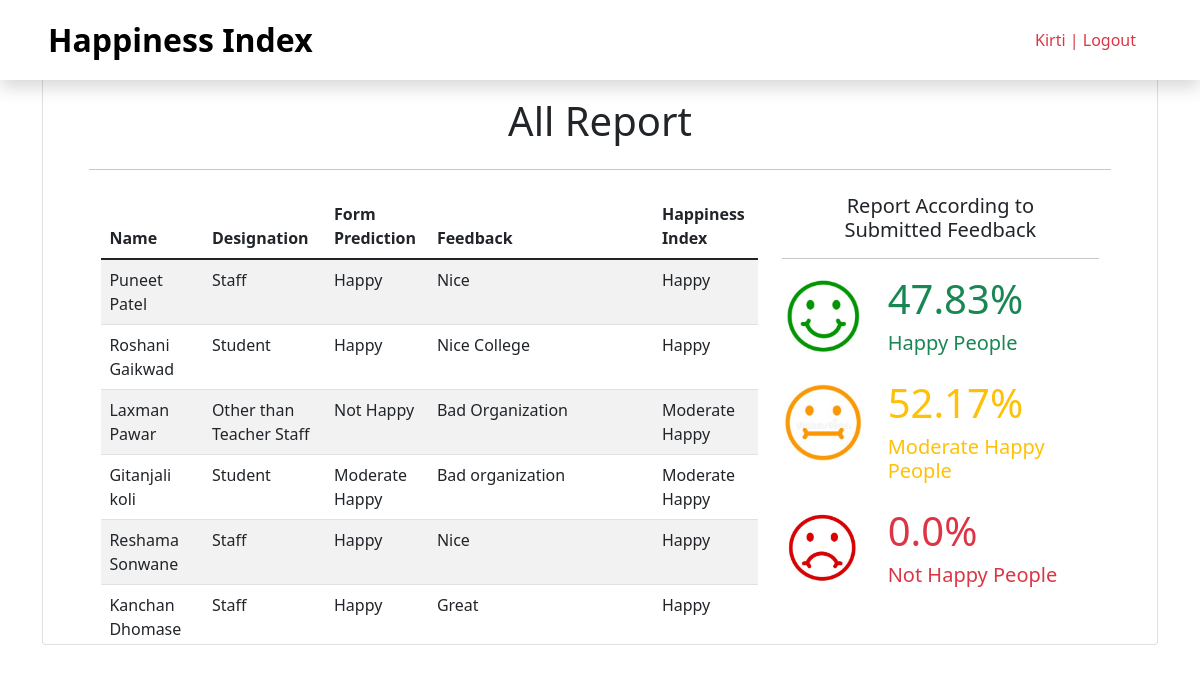
Page /all_report (signed in) on the committed database.
### app/models.py (models this page shows, shortened)
class feedback(models.Model):
    username = models.CharField(max_length= 70)
    name = models.CharField(max_length= 70)
    designation = models.CharField(max_length= 70)
    q1 = models.CharField(max_length= 50)
    q2 = models.CharField(max_length= 50)
    q3 = models.CharField(max_length= 50)
    q4 = models.CharField(max_length= 50)
    q5 = models.CharField(max_length= 50)
    q6 = models.CharField(max_length= 50)
    q7 = models.CharField(max_length= 50)
    q8 = models.CharField(max_length= 50)
    q9 = models.CharField(max_length= 50)
    q10 = models.CharField(max_length= 50)
    q11 = models.CharField(max_length= 50)
    q12 = models.CharField(max_length= 50)
    q13 = models.CharField(max_length= 50)
    q14 = models.CharField(max_length= 50)
    q15 = models.CharField(max_length= 50)
    qus_pred = models.CharField(max_length= 50)
    feedback = models.CharField(max_length= 500)
    feedback_pred = models.CharField(max_length= 50)
    happiness_index = models.CharField(max_length= 50)
    date = models.DateField()

### app/views.py (the view)
# urls.py: path("all_report", views.all_report, name= "all_report"),
@login_required(login_url="log_in")
@cache_control(no_cache = True, must_revalidate = True, no_store = True)
def all_report(request):
    student = feedback.objects.all()
    happy = 0
    modarate_happy = 0
    not_happy = 0
    total = 0
    for std in student:
        if std.happiness_index == "Happy":
            happy += 1
        elif std.happiness_index == "Moderate Happy":
            modarate_happy += 1
        else:
            not_happy += 1
        total+=1
    happy_percent = (happy/total)* 100
    modarate_happy_percent = (modarate_happy/total)* 100
    not_happy_percent = (not_happy/total)* 100
    context = {
        'fname': request.user.first_name,
        'student' : student,
        'happy_percent' : float("{:.2f}".format(happy_percent)),
        'modarate_happy_percent' : float("{:.2f}".format(modarate_happy_percent)),
        'not_happy_percent' : float("{:.2f}".format(not_happy_percent))
    }
    return render(request, "all_report.html", context)

### templates/all_report.html (shortened to what this page needs)
{% extends 'base.html' %}
{% block body %}
{% if user.is_authenticated %}
<div class="container">
    <div class="card mb-2">
        <div class="row col-lg-11 m-auto mt-5">
            <h1 class="text-center mt-5 mb-4">All Report</h1>
            <hr>
            <div class="col-lg-8 mt-2" style="height:450px; overflow: auto;">
                <table class="table table-striped">
                    <thead>
                        <tr>
                            <th scope="col">Name</th>
                            <th scope="col">Designation</th>
                            <th scope="col">Form Prediction</th>
                            <th scope="col">Feedback</th>
                            <th scope="col">Happiness Index</th>
                        </tr>
                    </thead>
                    <tbody>
                        {% for student in student %}
                        {% if student %}
                        <tr>
                            <td>{{student.name}}</td>
                            <td>{{student.designation}}</td>
                            <td>{{student.qus_pred}}</td>
                            <td>{{student.feedback}}</td>
                            <td>{{student.happiness_index}}</td>
                        </tr>
                        {% endif %}
                        {% endfor %}
                    </tbody>
                </table>
            </div>
            <div class="col-lg-4 mt-2 justify-content-center">
                <h5 class="text-center mx-3">Report According to Submitted Feedback</h5>
                <hr>
                <div class="row col-lg-12">
                    <div class="col-lg-4">
                        <img src="static/img/happy_face.jpg" alt="static/img/happy_face.jpg"
                            style="height: fit-content;">
                    </div>
                    <div class="col-lg-8">
                        <h1 class="text-success">{{happy_percent}}%</h1>
                        <h5 class="text-success">Happy People</h5>
                    </div>
                </div>
                <div class="row col-lg-12 mt-3">
                    <div class="col-lg-4">
                        <img src="static/img/normal_face.jpg" alt="static/img/happy_face.jpg"
                            style="height: fit-content;">
                    </div>
                    <div class="col-lg-8">
                        <h1 class="text-warning">{{modarate_happy_percent}}%</h1>
                        <h5 class="text-warning">Moderate Happy People</h5>
                    </div>
                </div>
                <div class="row col-lg-12 mt-3">
                    <div class="col-lg-4">
                        <img src="static/img/not_happy_face.jpg" alt="static/img/happy_face.jpg"
                            style="height: fit-content;">
                    </div>
                    <div class="col-lg-8">
                        <h1 class="text-danger">{{not_happy_percent}}%</h1>
                        <h5 class="text-danger">Not Happy People</h5>
                    </div>
                </div>
            </div>
        </div>
    </div>
</div>
{% endif %}
{% endblock body %}

### templates/base.html (shortened to what this page needs)
<!DOCTYPE html>
<html lang="en">
<head>
  <link href="https://cdn.jsdelivr.net/npm/bootstrap@5.1.3/dist/css/bootstrap.min.css" rel="stylesheet"
>
  <link rel="stylesheet" href="static/css/style.css" />
</head>
<body>
  <nav class="d-flex align-items-center position-fixed px-5 py-3 shadow">
    <a class="text-decoration-none text-black fs-2"> <b> Happiness Index </b></a>
    <div class="d-flex ms-auto gap-3">
      {% if user.is_authenticated %}
        {% if user.username == "admin@gmail.com" %}
        <a class="nav-link btn btn-primary text-white" href="all_report">All Reports</a>
        <a class="nav-link text-danger" href="log_out">{{fname}} | Logout</a>
        {% else %}
        <a class="nav-link text-danger" href="log_out">{{fname}} | Logout</a>
        {% endif %}
      {% else %}
      <a class="nav-link active " aria-current="page" href="/">Home</a>
      <a class="nav-link" href="log_in">Login</a>
      <a class="nav-link" href="register">Register</a>
      {% endif %}
    </div>
  </nav>
    {% block body %}
    {% endblock body %}
</body>
</html>

### static/css/style.css (style rules this page uses)
* { padding: 0; margin: 0; box-sizing: border-box; }
nav { width: 100%; z-index: 99; background-color: white; }
img { height: 100vh; width: 100%; }

### rows in the picture
feedback: name "Puneet Patel", designation "Staff", qus_pred "Happy", feedback "Nice", happiness_index "Happy"
feedback: name "Roshani Gaikwad", designation "Student", qus_pred "Happy", feedback "Nice College", happiness_index "Happy"
feedback: name "Laxman Pawar", designation "Other than Teacher Staff", qus_pred "Not Happy", feedback "Bad Organization", happiness_index "Moderate Happy"
feedback: name "Gitanjali koli", designation "Student", qus_pred "Moderate Happy", feedback "Bad organization", happiness_index "Moderate Happy"
feedback: name "Reshama Sonwane", designation "Staff", qus_pred "Happy", feedback "Nice", happiness_index "Happy"
feedback: name "Kanchan Dhomase", designation "Staff", qus_pred "Happy", feedback "Great", happiness_index "Happy"

### other values in the picture
{{ fname }} "Kirti"
{{ happy_percent }} "47.83"
{{ modarate_happy_percent }} "52.17"
{{ not_happy_percent }} "0.0"
